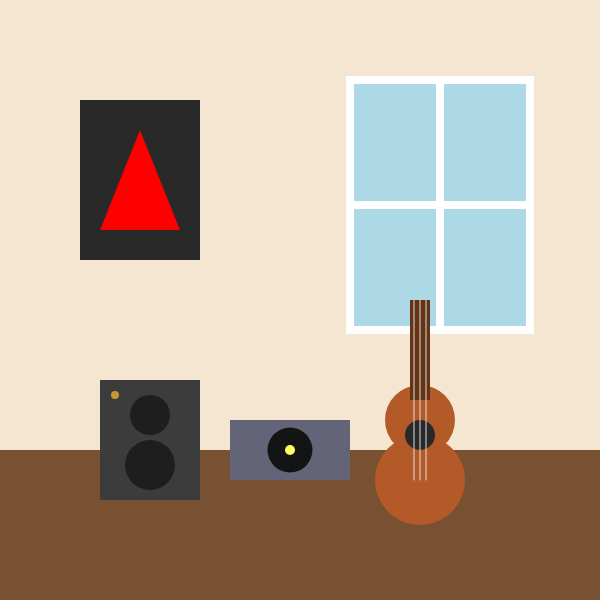
Frame 1 (no input)
Frame 2 (the mouse pressed at the canvas centre, redrawn once): identical to frame 1, image omitted

The p5.js sketch that drew this single still picture (run headless with seeded random() and noise() and a simulated clock; the mouse was pressed at the canvas centre and the sketch redrawn once):

// p5.js sketch
// ── sketch.js
function setup() {
    createCanvas(600, 600);
  }
  
  function draw() {
    background(245, 230, 210); // Warm cream walls
  
    // 1. FLOOR
    noStroke();
    fill(120, 80, 50); // Brown floor
    rect(0, 450, 600, 150);
  
    // 2. WINDOW
    fill(173, 216, 230); // Glass blue
    stroke(255);
    strokeWeight(8);
    rect(350, 80, 180, 250);
    line(440, 80, 440, 330); // Vertical pane
    line(350, 205, 530, 205); // Horizontal pane
  
    // 3. ROCK POSTER
    noStroke();
    fill(40); 
    rect(80, 100, 120, 160);
    fill(255, 0, 0); // Triangle "Band Logo"
    triangle(100, 230, 140, 130, 180, 230);
  
    // 4. GUITAR
    // Body (Two circles layered)
    fill(180, 90, 40); 
    circle(420, 480, 90);
    circle(420, 420, 70);
    // Sound hole
    fill(40);
    circle(420, 435, 30);
    // Neck
    fill(100, 50, 20);
    rect(410, 300, 20, 100);
    // Strings
    stroke(220);
    strokeWeight(1);
    line(414, 300, 414, 480);
    line(420, 300, 420, 480);
    line(426, 300, 426, 480);
  
    // 5. AMP/SPEAKER
    noStroke();
    fill(60); 
    rect(100, 380, 100, 120);
    fill(30); 
    circle(150, 415, 40);
    circle(150, 465, 50);
    fill(200, 150, 50); // Volume knob
    circle(115, 395, 8);
  
    // 6. VINYL PLAYER
    fill(100, 100, 120);
    rect(230, 420, 120, 60);
    fill(20); 
    circle(290, 450, 45);
    fill(255, 255, 100); 
    circle(290, 450, 10);
    
    noLoop(); 
  }
